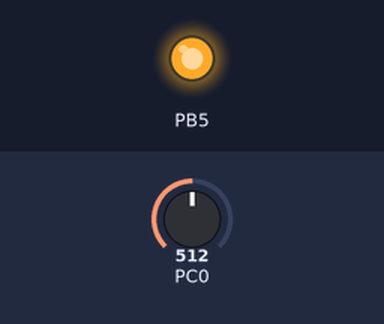
This program was run on a simulated ATmega328P, built with avr-gcc and emulated at 16 MHz (the files do not name the chip). Parts: output pins drawn as LEDs (lit = HIGH). The inputs (shaded band) are chosen by the test bench; at power-on: PC0 = 512.

Above: at 1.2 s.
1.3 s: PC0 set to 646
2.8 s: PC0 set to 668
At 3.5 s:
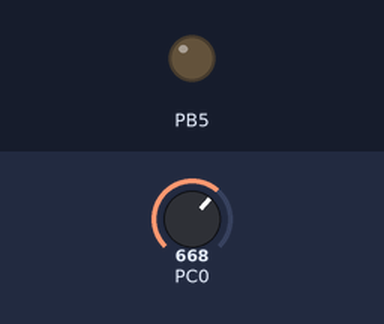
4.3 s: PC0 set to 511
At 4.7 s:
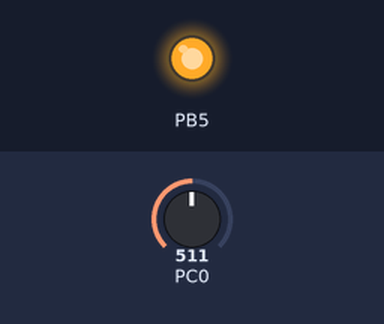
5.8 s: PC0 set to 716
At 7.0 s:
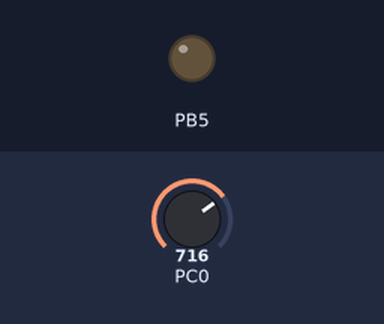
Timing chart, 0 to 8.3 s (numbered marks = the images above; inputs shaded):
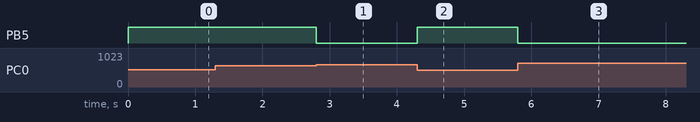

Measured:
- the behaviour switches between 655 and 656 on PC0 (found by bisection; images 0 and 1)
- after the input at 1.3 s, every drawn part: stays the same
- after the input at 2.8 s, PB5: HIGH → LOW at once
- after the input at 4.3 s, PB5: LOW → HIGH at once
- after the input at 5.8 s, PB5: HIGH → LOW at once

The program:

main.cpp
```cpp
/*
 * ADC.cpp
 *
 * Created: 11/02/2024 15:06:41
 * Author : Luis Mi CONTROLLIUM
 */

#include <avr/io.h>
#include <avr/interrupt.h>
#define F_CPU 16000000UL
#include "ADC.h"

int main(void)
{
    cli();

	DDRB |= (1<<PINB5);
	PORTB &=~ (1<<PINB5);
	Start_ADC();

	sei();

    while (1)
    {
		float Value_ADC = (Return_ADC(0)*5.0f)/1024.0f;//se activara pb5 si adc0 supera 3.0v
		// adc=(voltaje de entrada * 1024)/ voltaje de referencia.
		if (Value_ADC < 3.2f)
		{
			PORTB |= (1<<PINB5);
		}else
		{
			PORTB &=~ (1<<PINB5);
		}
    }
	return 0;
}

void Start_ADC()
{
	//Ajustar a la derecha toda la salida
	ADMUX &=~ (1<<ADLAR);

	//Ajustar el voltaje de referencia al AVCC
	ADMUX |= (1<<REFS0);
	ADMUX &=~ (1<<REFS1);

	//divisor de frecuencias 16 Mhz /128 = 125Khz, suponiendo que use cristal externo de 16 mhz. 20-200khz
	ADCSRA |= (1<<ADPS0);
	ADCSRA |= (1<<ADPS1);
	ADCSRA |= (1<<ADPS2);
}
int Return_ADC(int canal)
{
	//selectional el canal del adc
	ADMUX &=~ 0b11110000;
	ADMUX |= canal;
	//encendemos el adc
	ADCSRA |= (1<<ADEN);
	//espera de 10 micros
	_delay_us(10);
	//mandamos el muetreo
	ADCSRA |= (1<<ADSC);
	//esperamos a que muestree leyendo el flag
	while (!(ADCSRA & (1<<ADIF)));
	ADCSRA |= (1<<ADIF);
	//apagamos el ADC
	ADCSRA &=~ (1<<ADEN);

	return ADC;

}
```

ADC.h
```cpp
/*
 * ADC.h
 *
 * Created: 11/02/2024 15:11:14
 *  Author: Luis Mi CONTROLLIUM
 */


#ifndef ADC_H_
#define ADC_H_

#include <avr/io.h>
#include <util/delay.h>

void Start_ADC();
int Return_ADC(int canal);

#endif /* ADC_H_ */
```
